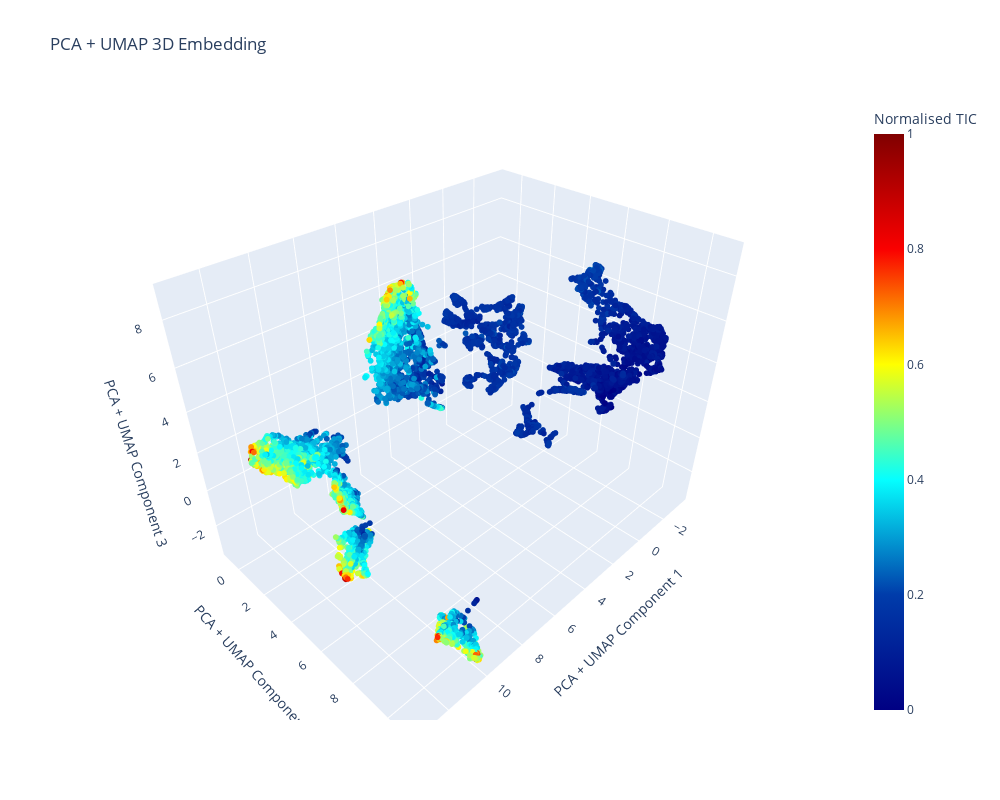

The notebook cell saved with this chart:
### Code cell
import plotly.graph_objects as go
from sklearn.preprocessing import MinMaxScaler

# Normalize TIC values between 0 and 1 for better visualization
scaler = MinMaxScaler()
TIC_normalised = scaler.fit_transform(TIC.reshape(-1, 1)).flatten()

# Create a 3D scatter plot using Plotly
fig = go.Figure(data=[go.Scatter3d(
    x=umap_pca_result[:, 0],
    y=umap_pca_result[:, 1],
    z=umap_pca_result[:, 2],
    mode='markers',
    marker=dict(
        size=2,  # Increase marker size for better visibility
        color=TIC_normalised,  # Use normalised TIC values
        colorscale='jet',
        colorbar=dict(title='Normalised TIC'),
    )
)])

# Update layout for labels and title
fig.update_layout(
    scene=dict(
        xaxis_title='PCA + UMAP Component 1',
        yaxis_title='PCA + UMAP Component 2',
        zaxis_title='PCA + UMAP Component 3',
    ),
    title='PCA + UMAP 3D Embedding',
    width=1000,
    height=800,
)

# Show the interactive plot
fig.show()
fig.write_html("UMAP_PCA_3D_Embedding.html")

### Figure 1 — Plotly figure (JSON) as saved in the notebook; plotly's stock layout.template omitted (floating-point values rounded to 4 significant figures; data arrays with more than 128 entries replaced by an {"elided": "..."} marker saying what was removed)
{"data": [{"marker": {"color": {"elided": "8836 float values"}, "colorbar": {"title": {"text": "Normalised TIC"}}, "colorscale": [[0, "rgb(0,0,131)"], [0.2, "rgb(0,60,170)"], [0.4, "rgb(5,255,255)"], [0.6, "rgb(255,255,0)"], [0.8, "rgb(250,0,0)"], [1, "rgb(128,0,0)"]], "size": 2}, "mode": "markers", "type": "scatter3d", "x": {"elided": "8836 float values"}, "y": {"elided": "8836 float values"}, "z": {"elided": "8836 float values"}}], "layout": {"height": 800, "scene": {"aspectmode": "auto", "aspectratio": {"x": 1.237, "y": 0.8786, "z": 0.9199}, "xaxis": {"title": {"text": "PCA + UMAP Component 1"}, "type": "linear"}, "yaxis": {"title": {"text": "PCA + UMAP Component 2"}, "type": "linear"}, "zaxis": {"title": {"text": "PCA + UMAP Component 3"}, "type": "linear"}}, "title": {"text": "PCA + UMAP 3D Embedding"}, "width": 1000}}
